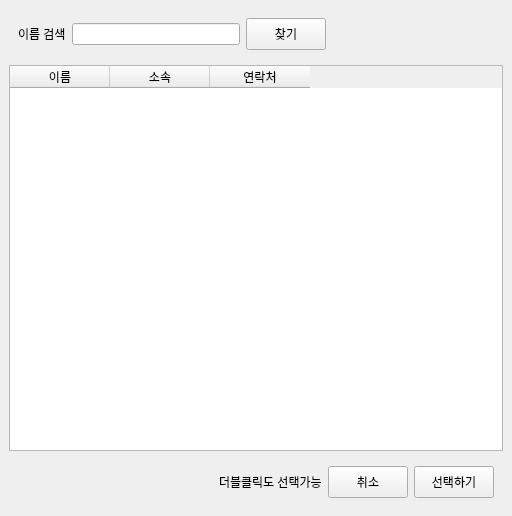
<?xml version="1.0" encoding="UTF-8"?>
<ui version="4.0">
 <class>EmployeeFinder</class>
 <widget class="QWidget" name="EmployeeFinder">
  <property name="geometry">
   <rect>
    <x>0</x>
    <y>0</y>
    <width>512</width>
    <height>516</height>
   </rect>
  </property>
  <property name="sizePolicy">
   <sizepolicy hsizetype="Preferred" vsizetype="Preferred">
    <horstretch>0</horstretch>
    <verstretch>0</verstretch>
   </sizepolicy>
  </property>
  <property name="windowTitle">
   <string>직원찾기</string>
  </property>
  <layout class="QHBoxLayout" name="horizontalLayout_3">
   <property name="spacing">
    <number>0</number>
   </property>
   <property name="leftMargin">
    <number>0</number>
   </property>
   <property name="topMargin">
    <number>0</number>
   </property>
   <property name="rightMargin">
    <number>0</number>
   </property>
   <property name="bottomMargin">
    <number>0</number>
   </property>
   <item>
    <widget class="QWidget" name="widget" native="true">
     <layout class="QVBoxLayout" name="verticalLayout_2">
      <item>
       <widget class="QWidget" name="widget_2" native="true">
        <property name="minimumSize">
         <size>
          <width>0</width>
          <height>50</height>
         </size>
        </property>
        <property name="maximumSize">
         <size>
          <width>16777215</width>
          <height>50</height>
         </size>
        </property>
        <layout class="QHBoxLayout" name="horizontalLayout_2">
         <item>
          <widget class="QLabel" name="label">
           <property name="text">
            <string>이름 검색</string>
           </property>
          </widget>
         </item>
         <item>
          <widget class="QLineEdit" name="le_search"/>
         </item>
         <item>
          <widget class="QPushButton" name="btn_search">
           <property name="sizePolicy">
            <sizepolicy hsizetype="Minimum" vsizetype="Expanding">
             <horstretch>0</horstretch>
             <verstretch>0</verstretch>
            </sizepolicy>
           </property>
           <property name="text">
            <string>찾기</string>
           </property>
          </widget>
         </item>
         <item>
          <spacer name="horizontalSpacer">
           <property name="orientation">
            <enum>Qt::Horizontal</enum>
           </property>
           <property name="sizeHint" stdset="0">
            <size>
             <width>0</width>
             <height>20</height>
            </size>
           </property>
          </spacer>
         </item>
        </layout>
       </widget>
      </item>
      <item>
       <widget class="QTableWidget" name="table_widget_patient_list">
        <property name="editTriggers">
         <set>QAbstractItemView::NoEditTriggers</set>
        </property>
        <property name="selectionMode">
         <enum>QAbstractItemView::SingleSelection</enum>
        </property>
        <property name="selectionBehavior">
         <enum>QAbstractItemView::SelectRows</enum>
        </property>
        <column>
         <property name="text">
          <string>이름</string>
         </property>
        </column>
        <column>
         <property name="text">
          <string>소속</string>
         </property>
        </column>
        <column>
         <property name="text">
          <string>연락처</string>
         </property>
        </column>
       </widget>
      </item>
      <item>
       <widget class="QWidget" name="widget_3" native="true">
        <property name="minimumSize">
         <size>
          <width>0</width>
          <height>50</height>
         </size>
        </property>
        <property name="maximumSize">
         <size>
          <width>16777215</width>
          <height>50</height>
         </size>
        </property>
        <layout class="QHBoxLayout" name="horizontalLayout">
         <item>
          <spacer name="horizontalSpacer_2">
           <property name="orientation">
            <enum>Qt::Horizontal</enum>
           </property>
           <property name="sizeHint" stdset="0">
            <size>
             <width>316</width>
             <height>20</height>
            </size>
           </property>
          </spacer>
         </item>
         <item>
          <widget class="QLabel" name="label_2">
           <property name="text">
            <string>더블클릭도 선택가능</string>
           </property>
          </widget>
         </item>
         <item>
          <widget class="QPushButton" name="btn_cancel">
           <property name="sizePolicy">
            <sizepolicy hsizetype="Minimum" vsizetype="Expanding">
             <horstretch>0</horstretch>
             <verstretch>0</verstretch>
            </sizepolicy>
           </property>
           <property name="text">
            <string>취소</string>
           </property>
          </widget>
         </item>
         <item>
          <widget class="QPushButton" name="btn_confirm">
           <property name="sizePolicy">
            <sizepolicy hsizetype="Minimum" vsizetype="Expanding">
             <horstretch>0</horstretch>
             <verstretch>0</verstretch>
            </sizepolicy>
           </property>
           <property name="text">
            <string>선택하기</string>
           </property>
          </widget>
         </item>
        </layout>
       </widget>
      </item>
     </layout>
    </widget>
   </item>
  </layout>
 </widget>
 <resources/>
 <connections/>
</ui>
